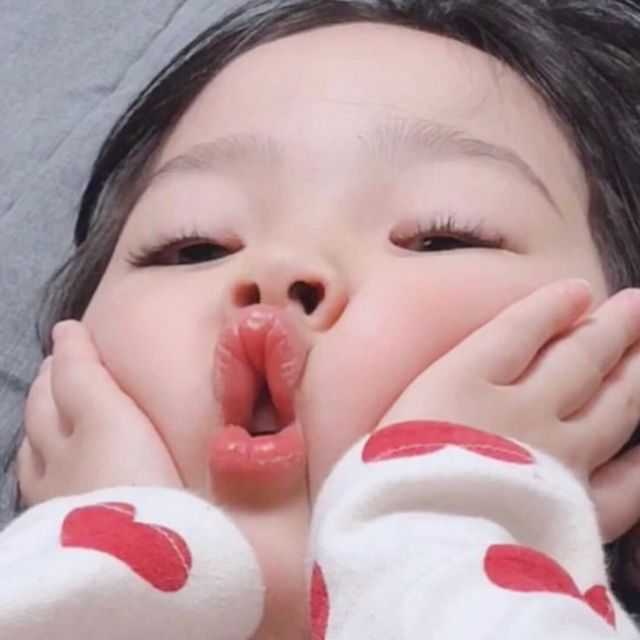
#> input picture smooth-image/image.jpg, 640 x 640 px
$ jupyter execute smooth_image.ipynb
#> lines starting #> are read from the running program, lines starting #| are printed output that depends on the picture
[cell 1]
import cv2
import matplotlib.pyplot as plt

[cell 2]
img = cv2.imread('image.jpg')
#> img is the input picture: shape (640, 640, 3); mean B, G, R 156.9, 153.8, 182.6

[cell 3]
# 均值滤波
# 均值滤波是一种最简单的滤波处理，它取的是卷积核区域内元素的均值
blur = cv2.blur(img, (3, 3))
plt.imshow(blur[:,:,::-1])
plt.show()

[cell 4]
# 方框滤波
# 当可选参数normalize为True的时候，方框滤波就是均值滤波
# normalize为False的时候，相当于求区域内的像素和
blur = cv2.boxFilter(img, -1, (3, 3), normalize=True)
plt.imshow(blur[:,:,::-1])
plt.show()
blur = cv2.boxFilter(img, -1, (2, 2), normalize=False)
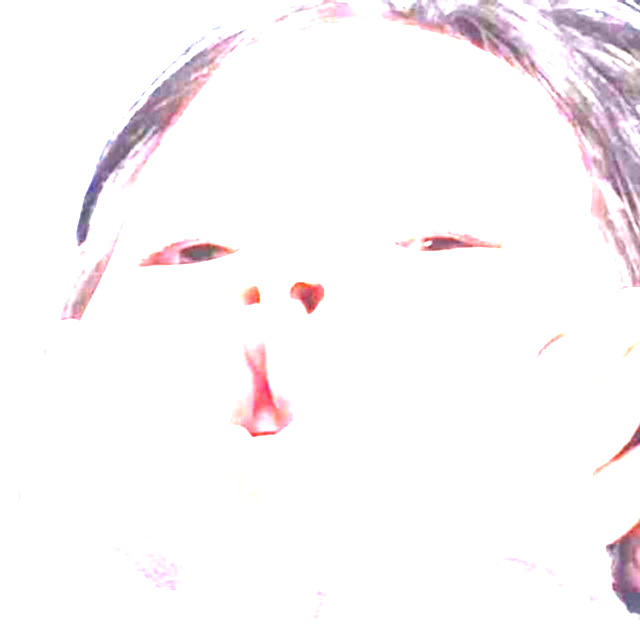
#> blur: shape (640, 640, 3); mean B, G, R 248.9, 247.1, 250.9
plt.imshow(blur[:,:,::-1])
plt.show()

[cell 5]
# 高斯滤波
# 中间像素点权重最高，越远离中心的像素权重越小
gaussian = cv2.GaussianBlur(img, (5, 5), 1)
plt.imshow(gaussian[:,:,::-1])
plt.show()

[cell 6]
# 中值滤波
# 中值滤波就是用区域内的中值来代替本像素值
median = cv2.medianBlur(img, 5)
plt.imshow(median[:,:,::-1])
plt.show()

[cell 7]
# 双边滤波
# 双边滤波能够保留更多的边缘信息
blur = cv2.bilateralFilter(img, 9, 75, 75)
plt.imshow(blur[:,:,::-1])
plt.show()
